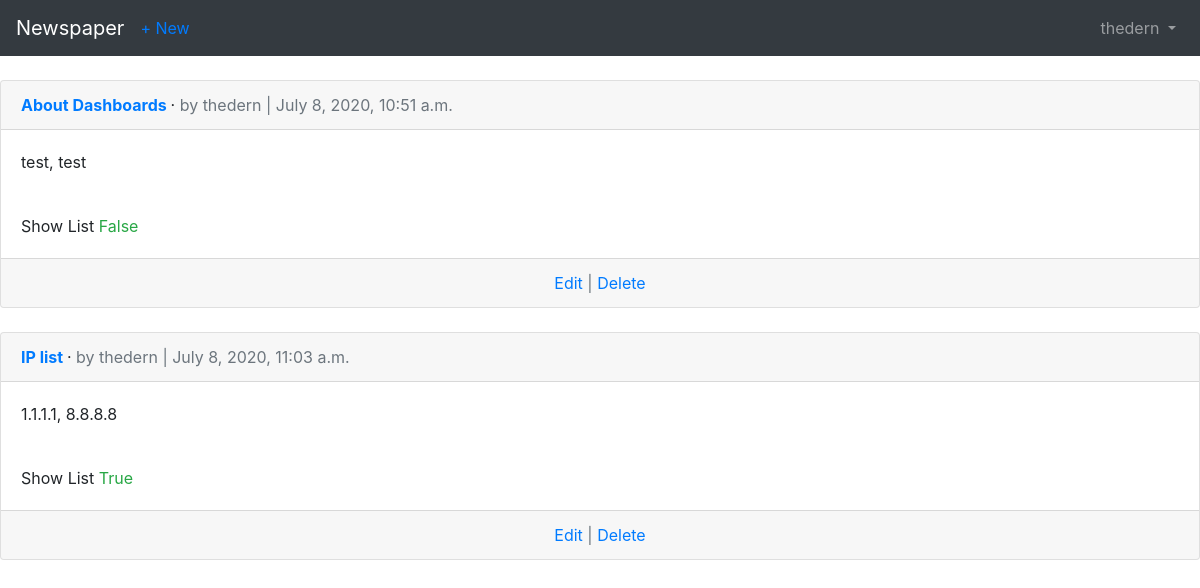
/articles/ (signed in), run on an earlier commit of the app's database.
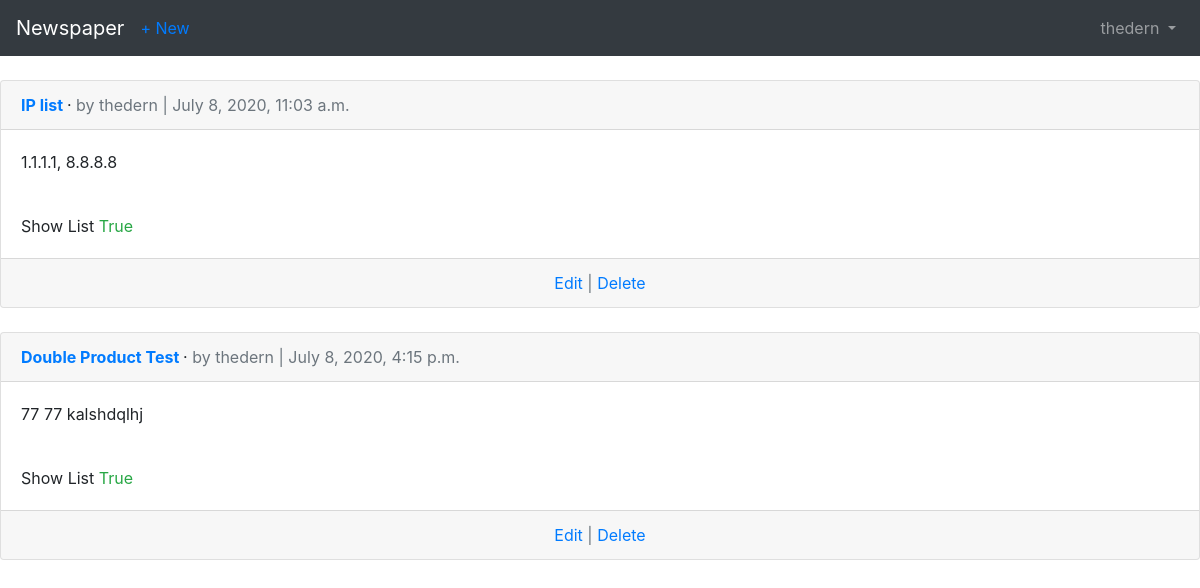
And on a later commit of the database.
### users/models.py (models this page shows)
class CustomUser(AbstractUser):
    age = models.PositiveIntegerField(null=True, blank=True)

### articles/models.py (models this page shows, shortened)
class Article(models.Model):
    id = HashidAutoField(allow_int_lookup=True, primary_key=True)
    title = models.CharField(max_length=255)
    body = models.TextField()
    date = models.DateTimeField(auto_now_add=True)
    show = models.BooleanField(default=True)
    author = models.ForeignKey(
        get_user_model(),
        on_delete=models.CASCADE,
    )

### articles/views.py (the view)
# urls.py: path('', ArticleListView.as_view(), name='article_list')
class ArticleListView(LoginRequiredMixin, ListView):
    model = Article
    template_name = 'article_list.html'
    login_url = 'login'
    def get_queryset(self):
        return Article.objects.filter(author=self.request.user)

### templates/article_list.html (shortened to what this page needs)
{% extends 'base.html' %}
{% block content %}
    {% for article in object_list %}
            <div class="card">
                <div class="card-header">
                    <span class="font-weight-bold">
                         <a href="{% url 'article_detail' article.pk%}">{{ article.title }}</a>
                    </span> &middot;
                    <span class="text-muted">
                        by {{ article.author }} | {{ article.date }}
                    </span>
                </div>
                <div class="card-body">
                    {{ article.body }}
                </div>
                <div class="card-body">
                    Show List <span class="text-success">{{ article.show }}</span>
                </div>
                <div class="card-footer text-center text-muted">
                    <a href="{% url 'article_edit' article.pk%}">Edit</a> |
                    <a href="{% url 'article_delete' article.pk%}">Delete</a>
                </div>
            </div>
            <br>
    {% endfor %}
{% endblock content %}

### templates/base.html (shortened to what this page needs)
<!doctype html>
<html lang="en">
<head>
    <link rel="stylesheet" href="https://stackpath.bootstrapcdn.com/bootstrap/4.5.0/css/bootstrap.min.css">
</head>
<body>
    <nav class="navbar navbar-expand-md navbar-dark bg-dark mb-4">
        <a href="{% url 'home' %}" class="navbar-brand">Newspaper</a>
        <div class="collapse navbar-collapse" id="navbarCollapse">
            {% if user.is_authenticated %}
                <ul class="navbar-nav mr-auto">
                    <li class="nav-item">
                        <a href="{%  url 'article_new' %}">+ New</a>
                    </li>
                </ul>
                <ul class="navbar-nav ml-auto">
                    <li class="nav-item">
                        <a href="#" class="nav-link dropdown-toggle" id="userMenu" data-toggle="dropdown" aria-haspopup="true" aria-expanded="false">
                            {{ user.username }}
                        </a>
                    </li>
                </ul>
            {% else %}
                <form class="form-inline ml-auto">
                    <a href="{% url 'login' %}" class="btn btn-outline-secondary">Log In</a>
                    <a href="{% url 'signup' %}" class="btn btn-primary ml-2">Sign Up</a>
                </form>
            {%  endif %}
        </div>
    </nav>
    <main>
        {% block content %}
        {% endblock content %}
    </main>
</body>
</html>

What changed in the data, as far as the page shows it:
removed Article: title "About Dashboards", author "thedern", date "July 8, 2020, 10:51 a.m.", body "test, test", show "False"
added Article: title "Double Product Test", author "thedern", date "July 8, 2020, 4:15 p.m.", body "77 77 kalshdqlhj", show "True"
